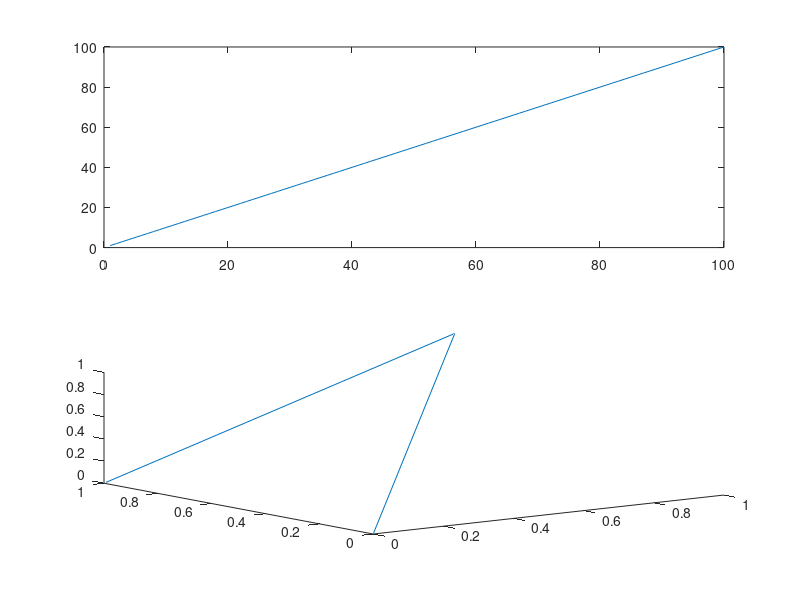

Write the MATLAB code that produced this figure.
% -------------------------------
% Test
% Written by Luc Fourtinon
% -------------------------------

function[]=test()

%pas=0;
N=100;
s=zeros(1,N);
s(1)=1;
for i = 2 : N
   s(i) = s(i-1)+1;
end

x=[0,1,0];
x1=[2,2,2];
y=[0,1,1];
z=[0,1,0];
subplot(2,1,1);
plot(s)
subplot(2,1,2);
plot3(x,y,z)
end